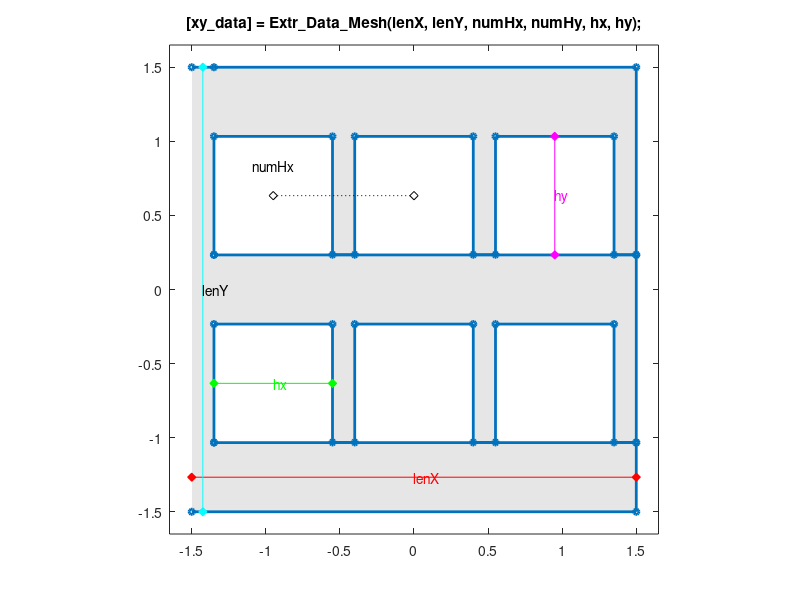

The MATLAB script that drew this image:
function [xy_data] = Extr_Data_Mesh(lenX, lenY, numHx, numHy, hx, hy, varargin)
%Extr_Data_Mesh Produce extrusion data for a rectangular mesh.
%   [xy_data] = Extr_Data_Mesh(lenX, lenY, numHx, numHy, hx, hy)
%   This function returns x-y data for a rectangular mesh.
%   You can specify:
%       Mesh outer width               lenX
%       Mesh outer length              lenY
%       Number of mesh holes along X   numHx
%       Number of mesh holes along Y   numHy
%       Width of mesh holes (along x)  hx
%       Length of mesh holes (along y) hy
%
%   To see a plot showing parameter values, enter the name
%   of the function with no arguments
%   >> Extr_Data_Mesh
%
%   To see a plot created with your parameter values,
%   add 'plot' as the final argument
%   >> Extr_Data_Mesh(3,3,3,2,0.8,0.8,'plot')

% Copyright 2017-2019 The MathWorks, Inc.

% Default data to show diagram
if (nargin == 0)
    lenX = 3;
    lenY = 3;
    numHx = 3;
    numHy = 2;
    hx = 0.8;
    hy = 0.8;
end

if (nargin==0 ||nargin==7)
    showplot = 'plot';
else
    showplot = 'n';
end

% Calculate extrusion data

tx = (lenX-(numHx*hx))/(numHx+1);
ty = (lenY-(numHy*hy))/(numHy+1);

self_intersect_offset = min(tx,ty)/100;


xy_data = [...
    0     0;
    lenX  0;
    lenX  ty;
    tx    ty];

for j=1:numHy
    for i=1:numHx
        append_pts = [
            tx*(i)+hx*(i-1) ty+(ty+hy)*(j-1)+self_intersect_offset;
            tx*(i)+hx*(i-1) ty+hy+(ty+hy)*(j-1);
            tx*(i)+hx*i     ty+hy+(ty+hy)*(j-1);
            tx*(i)+hx*i     ty+(ty+hy)*(j-1)+self_intersect_offset;
            ];
        xy_data = [xy_data;append_pts];
    end
    if(i==numHx)
        xy_data = [xy_data;
            lenX hy*(j-1)+ty*j+self_intersect_offset;
            lenX hy*j+ty*(j+1);
            tx   hy*j+ty*(j+1)];
    end
    if(j==numHy)
        xy_data=[xy_data;0 lenY];
    end
end

xy_data = xy_data-[lenX/2 lenY/2];

% Plot diagram to show parameters and extrusion

if (nargin == 0 || strcmpi(showplot,'plot'))
    % Figure name
    figString = ['h1_' mfilename];
    % Only create a figure if no figure exists
    figExist = 0;
    fig_hExist = evalin('base',['exist(''' figString ''')']);
    if (fig_hExist)
        figExist = evalin('base',['ishandle(' figString ') && strcmp(get(' figString ', ''type''), ''figure'')']);
    end
    if ~figExist
        fig_h = figure('Name',figString);
        assignin('base',figString,fig_h);
    else
        fig_h = evalin('base',figString);
    end
    figure(fig_h)
    clf(fig_h)
    
    % Get max axis dimension
    maxd = max(lenX,lenY);
    
    % Plot extrusion
    patch(xy_data(:,1),xy_data(:,2),[1 1 1]*0.90,'EdgeColor','none');
    hold on
    plot(xy_data(:,1),xy_data(:,2),'-','Marker','o','MarkerSize',4,'LineWidth',2);
    
    axis('equal');
    axis([-0.55 0.55 -0.55 0.55]*maxd);
    
    % Show parameters
    
    hold on
    
    plot([-0.5 0.5]*lenX,-[1 1]*(lenY-ty)/2,'r-d','MarkerFaceColor','r');
    text(0,-(lenY-ty)/2,'{\color{red}lenX}');
    
    plot(-[1 1]*(lenX-tx)/2,[-0.5 0.5]*lenY,'c-d','MarkerFaceColor','c');
    text(-(lenX-tx)/2,0,'{\color{cyan}lenY}');
    
    plot([tx tx+hx]-lenX/2,[1 1]*(ty+hy/2)-lenY/2,'g-d','MarkerFaceColor','g');
    text((tx+hx/2)-lenX/2,(ty+hy/2)-lenY/2,'{\color{green}hx}');
    
    plot([-1 -1]*(tx+hx/2)+lenX/2,-[ty ty+hy]+lenY/2,'m-d','MarkerFaceColor','m');
    text(-(tx+hx/2)+lenX/2,-(ty+hy/2)+lenY/2,'{\color{magenta}hy}');
    
    plot([tx+hx/2 2*tx+3*hx/2]-lenX/2,-[1 1]*(ty+hy/2)+lenY/2,'k:d','MarkerFaceColor','w');
    text(-lenX/2+(tx+hx/2),lenY/2-(ty+hy/4),'{\color{black}numHx}','HorizontalAlignment','center');
    
    title(['[xy\_data] = Extr\_Data\_Mesh(lenX, lenY, numHx, numHy, hx, hy);']);
    hold off
    box on
    clear xy_data
    
end

